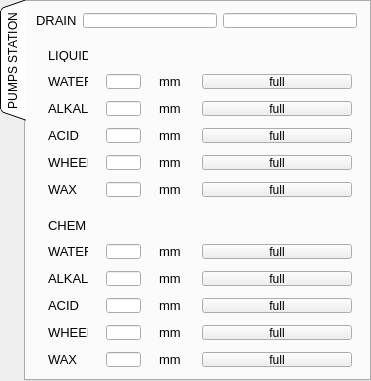
   <widget class="QTabWidget" name="tab_pumps_station">
    <property name="geometry">
     <rect>
      <x>10</x>
      <y>220</y>
      <width>371</width>
      <height>381</height>
     </rect>
    </property>
    <property name="tabPosition">
     <enum>QTabWidget::West</enum>
    </property>
    <property name="tabShape">
     <enum>QTabWidget::Triangular</enum>
    </property>
    <property name="currentIndex">
     <number>0</number>
    </property>
    <property name="elideMode">
     <enum>Qt::ElideLeft</enum>
    </property>
    <widget class="QWidget" name="device_3">
     <attribute name="title">
      <string>PUMPS STATION</string>
     </attribute>
     <widget class="QWidget" name="gridLayoutWidget">
      <property name="geometry">
       <rect>
        <x>10</x>
        <y>10</y>
        <width>321</width>
        <height>17</height>
       </rect>
      </property>
      <layout class="QGridLayout" name="gridLayout">
       <item row="0" column="1">
        <widget class="QLineEdit" name="ui_drain_data1">
         <property name="maximumSize">
          <size>
           <width>16777215</width>
           <height>15</height>
          </size>
         </property>
         <property name="font">
          <font>
           <pointsize>9</pointsize>
          </font>
         </property>
        </widget>
       </item>
       <item row="0" column="0">
        <widget class="QLabel" name="DRAIN">
         <property name="minimumSize">
          <size>
           <width>0</width>
           <height>14</height>
          </size>
         </property>
         <property name="maximumSize">
          <size>
           <width>16777215</width>
           <height>14</height>
          </size>
         </property>
         <property name="font">
          <font>
           <pointsize>10</pointsize>
           <weight>50</weight>
           <bold>false</bold>
          </font>
         </property>
         <property name="text">
          <string>DRAIN</string>
         </property>
         <property name="alignment">
          <set>Qt::AlignLeading|Qt::AlignLeft|Qt::AlignVCenter</set>
         </property>
        </widget>
       </item>
       <item row="0" column="2">
        <widget class="QLineEdit" name="ui_drain_data2">
         <property name="maximumSize">
          <size>
           <width>16777215</width>
           <height>15</height>
          </size>
         </property>
         <property name="font">
          <font>
           <pointsize>9</pointsize>
          </font>
         </property>
        </widget>
       </item>
      </layout>
     </widget>
     <widget class="QWidget" name="gridLayoutWidget_3">
      <property name="geometry">
       <rect>
        <x>10</x>
        <y>40</y>
        <width>331</width>
        <height>165</height>
       </rect>
      </property>
      <layout class="QGridLayout" name="gridLayout_3">
       <item row="3" column="0">
        <widget class="QLabel" name="label_acid_data1">
         <property name="minimumSize">
          <size>
           <width>0</width>
           <height>14</height>
          </size>
         </property>
         <property name="maximumSize">
          <size>
           <width>40</width>
           <height>14</height>
          </size>
         </property>
         <property name="font">
          <font>
           <pointsize>10</pointsize>
           <weight>50</weight>
           <bold>false</bold>
          </font>
         </property>
         <property name="text">
          <string>ACID</string>
         </property>
         <property name="alignment">
          <set>Qt::AlignLeading|Qt::AlignLeft|Qt::AlignVCenter</set>
         </property>
        </widget>
       </item>
       <item row="1" column="1">
        <widget class="QLineEdit" name="ui_water_data1">
         <property name="maximumSize">
          <size>
           <width>35</width>
           <height>15</height>
          </size>
         </property>
         <property name="font">
          <font>
           <pointsize>9</pointsize>
          </font>
         </property>
        </widget>
       </item>
       <item row="3" column="2">
        <widget class="QLabel" name="DRAIN_8">
         <property name="minimumSize">
          <size>
           <width>0</width>
           <height>14</height>
          </size>
         </property>
         <property name="maximumSize">
          <size>
           <width>25</width>
           <height>14</height>
          </size>
         </property>
         <property name="font">
          <font>
           <pointsize>10</pointsize>
           <weight>50</weight>
           <bold>false</bold>
          </font>
         </property>
         <property name="text">
          <string>mm</string>
         </property>
         <property name="alignment">
          <set>Qt::AlignLeading|Qt::AlignLeft|Qt::AlignVCenter</set>
         </property>
        </widget>
       </item>
       <item row="4" column="3">
        <widget class="QToolButton" name="led_wheel1">
         <property name="maximumSize">
          <size>
           <width>150</width>
           <height>15</height>
          </size>
         </property>
         <property name="font">
          <font>
           <pointsize>9</pointsize>
          </font>
         </property>
         <property name="text">
          <string>full</string>
         </property>
        </widget>
       </item>
       <item row="4" column="2">
        <widget class="QLabel" name="DRAIN_10">
         <property name="minimumSize">
          <size>
           <width>0</width>
           <height>14</height>
          </size>
         </property>
         <property name="maximumSize">
          <size>
           <width>25</width>
           <height>14</height>
          </size>
         </property>
         <property name="font">
          <font>
           <pointsize>10</pointsize>
           <weight>50</weight>
           <bold>false</bold>
          </font>
         </property>
         <property name="text">
          <string>mm</string>
         </property>
         <property name="alignment">
          <set>Qt::AlignLeading|Qt::AlignLeft|Qt::AlignVCenter</set>
         </property>
        </widget>
       </item>
       <item row="2" column="1">
        <widget class="QLineEdit" name="ui_alkali_data1">
         <property name="maximumSize">
          <size>
           <width>35</width>
           <height>15</height>
          </size>
         </property>
         <property name="font">
          <font>
           <pointsize>9</pointsize>
          </font>
         </property>
        </widget>
       </item>
       <item row="2" column="3">
        <widget class="QToolButton" name="led_alkali1">
         <property name="maximumSize">
          <size>
           <width>150</width>
           <height>15</height>
          </size>
         </property>
         <property name="font">
          <font>
           <pointsize>9</pointsize>
          </font>
         </property>
         <property name="text">
          <string>full</string>
         </property>
        </widget>
       </item>
       <item row="5" column="1">
        <widget class="QLineEdit" name="ui_wax_data1">
         <property name="maximumSize">
          <size>
           <width>35</width>
           <height>15</height>
          </size>
         </property>
         <property name="font">
          <font>
           <pointsize>9</pointsize>
          </font>
         </property>
        </widget>
       </item>
       <item row="4" column="1">
        <widget class="QLineEdit" name="ui_wheel_data1">
         <property name="maximumSize">
          <size>
           <width>35</width>
           <height>15</height>
          </size>
         </property>
         <property name="font">
          <font>
           <pointsize>9</pointsize>
          </font>
         </property>
        </widget>
       </item>
       <item row="3" column="1">
        <widget class="QLineEdit" name="ui_acid_data1">
         <property name="maximumSize">
          <size>
           <width>35</width>
           <height>15</height>
          </size>
         </property>
         <property name="font">
          <font>
           <pointsize>9</pointsize>
          </font>
         </property>
        </widget>
       </item>
       <item row="2" column="2">
        <widget class="QLabel" name="DRAIN_6">
         <property name="minimumSize">
          <size>
           <width>0</width>
           <height>14</height>
          </size>
         </property>
         <property name="maximumSize">
          <size>
           <width>25</width>
           <height>14</height>
          </size>
         </property>
         <property name="font">
          <font>
           <pointsize>10</pointsize>
           <weight>50</weight>
           <bold>false</bold>
          </font>
         </property>
         <property name="text">
          <string>mm</string>
         </property>
         <property name="alignment">
          <set>Qt::AlignLeading|Qt::AlignLeft|Qt::AlignVCenter</set>
         </property>
        </widget>
       </item>
       <item row="3" column="3">
        <widget class="QToolButton" name="led_acid1">
         <property name="maximumSize">
          <size>
           <width>150</width>
           <height>15</height>
          </size>
         </property>
         <property name="font">
          <font>
           <pointsize>9</pointsize>
          </font>
         </property>
         <property name="text">
          <string>full</string>
         </property>
        </widget>
       </item>
       <item row="5" column="0">
        <widget class="QLabel" name="label_wax_data1">
         <property name="minimumSize">
          <size>
           <width>0</width>
           <height>14</height>
          </size>
         </property>
         <property name="maximumSize">
          <size>
           <width>40</width>
           <height>14</height>
          </size>
         </property>
         <property name="font">
          <font>
           <pointsize>10</pointsize>
           <weight>50</weight>
           <bold>false</bold>
          </font>
         </property>
         <property name="text">
          <string>WAX</string>
         </property>
         <property name="alignment">
          <set>Qt::AlignLeading|Qt::AlignLeft|Qt::AlignVCenter</set>
         </property>
        </widget>
       </item>
       <item row="1" column="3">
        <widget class="QToolButton" name="led_water1">
         <property name="maximumSize">
          <size>
           <width>150</width>
           <height>15</height>
          </size>
         </property>
         <property name="font">
          <font>
           <pointsize>9</pointsize>
          </font>
         </property>
         <property name="text">
          <string>full</string>
         </property>
        </widget>
       </item>
       <item row="5" column="2">
        <widget class="QLabel" name="DRAIN_12">
         <property name="minimumSize">
          <size>
           <width>0</width>
           <height>14</height>
          </size>
         </property>
         <property name="maximumSize">
          <size>
           <width>25</width>
           <height>14</height>
          </size>
         </property>
         <property name="font">
          <font>
           <pointsize>10</pointsize>
           <weight>50</weight>
           <bold>false</bold>
          </font>
         </property>
         <property name="text">
          <string>mm</string>
         </property>
         <property name="alignment">
          <set>Qt::AlignLeading|Qt::AlignLeft|Qt::AlignVCenter</set>
         </property>
        </widget>
       </item>
       <item row="4" column="0">
        <widget class="QLabel" name="label_wheel_data1">
         <property name="minimumSize">
          <size>
           <width>0</width>
           <height>14</height>
          </size>
         </property>
         <property name="maximumSize">
          <size>
           <width>40</width>
           <height>14</height>
          </size>
         </property>
         <property name="font">
          <font>
           <pointsize>10</pointsize>
           <weight>50</weight>
           <bold>false</bold>
          </font>
         </property>
         <property name="text">
          <string>WHEEL</string>
         </property>
         <property name="alignment">
          <set>Qt::AlignLeading|Qt::AlignLeft|Qt::AlignVCenter</set>
         </property>
        </widget>
       </item>
       <item row="2" column="0">
        <widget class="QLabel" name="label_alkali_data1">
         <property name="minimumSize">
          <size>
           <width>0</width>
           <height>14</height>
          </size>
         </property>
         <property name="maximumSize">
          <size>
           <width>40</width>
           <height>14</height>
          </size>
         </property>
         <property name="font">
          <font>
           <pointsize>10</pointsize>
           <weight>50</weight>
           <bold>false</bold>
          </font>
         </property>
         <property name="text">
          <string>ALKALI</string>
         </property>
         <property name="alignment">
          <set>Qt::AlignLeading|Qt::AlignLeft|Qt::AlignVCenter</set>
         </property>
        </widget>
       </item>
       <item row="5" column="3">
        <widget class="QToolButton" name="led_wax1">
         <property name="maximumSize">
          <size>
           <width>150</width>
           <height>15</height>
          </size>
         </property>
         <property name="font">
          <font>
           <pointsize>9</pointsize>
          </font>
         </property>
         <property name="text">
          <string>full</string>
         </property>
        </widget>
       </item>
       <item row="1" column="2">
        <widget class="QLabel" name="DRAIN_4">
         <property name="minimumSize">
          <size>
           <width>0</width>
           <height>14</height>
          </size>
         </property>
         <property name="maximumSize">
          <size>
           <width>25</width>
           <height>14</height>
          </size>
         </property>
         <property name="font">
          <font>
           <pointsize>10</pointsize>
           <weight>50</weight>
           <bold>false</bold>
          </font>
         </property>
         <property name="text">
          <string>mm</string>
         </property>
         <property name="alignment">
          <set>Qt::AlignLeading|Qt::AlignLeft|Qt::AlignVCenter</set>
         </property>
        </widget>
       </item>
       <item row="1" column="0">
        <widget class="QLabel" name="label_water_data1">
         <property name="minimumSize">
          <size>
           <width>0</width>
           <height>14</height>
          </size>
         </property>
         <property name="maximumSize">
          <size>
           <width>40</width>
           <height>14</height>
          </size>
         </property>
         <property name="font">
          <font>
           <pointsize>10</pointsize>
           <weight>50</weight>
           <bold>false</bold>
          </font>
         </property>
         <property name="text">
          <string>WATER</string>
         </property>
         <property name="alignment">
          <set>Qt::AlignLeading|Qt::AlignLeft|Qt::AlignVCenter</set>
         </property>
        </widget>
       </item>
       <item row="0" column="0">
        <widget class="QLabel" name="label_liquId_bot1">
         <property name="minimumSize">
          <size>
           <width>0</width>
           <height>14</height>
          </size>
         </property>
         <property name="maximumSize">
          <size>
           <width>40</width>
           <height>14</height>
          </size>
         </property>
         <property name="font">
          <font>
           <pointsize>10</pointsize>
           <weight>50</weight>
           <bold>false</bold>
          </font>
         </property>
         <property name="text">
          <string>LIQUID</string>
         </property>
         <property name="alignment">
          <set>Qt::AlignLeading|Qt::AlignLeft|Qt::AlignVCenter</set>
         </property>
        </widget>
       </item>
      </layout>
     </widget>
     <widget class="QWidget" name="gridLayoutWidget_6">
      <property name="geometry">
       <rect>
        <x>10</x>
        <y>210</y>
        <width>331</width>
        <height>165</height>
       </rect>
      </property>
      <layout class="QGridLayout" name="gridLayout_6">
       <item row="3" column="0">
        <widget class="QLabel" name="label_acid_data2">
         <property name="minimumSize">
          <size>
           <width>0</width>
           <height>14</height>
          </size>
         </property>
         <property name="maximumSize">
          <size>
           <width>40</width>
           <height>14</height>
          </size>
         </property>
         <property name="font">
          <font>
           <pointsize>10</pointsize>
           <weight>50</weight>
           <bold>false</bold>
          </font>
         </property>
         <property name="text">
          <string>ACID</string>
         </property>
         <property name="alignment">
          <set>Qt::AlignLeading|Qt::AlignLeft|Qt::AlignVCenter</set>
         </property>
        </widget>
       </item>
       <item row="1" column="1">
        <widget class="QLineEdit" name="ui_water_data2">
         <property name="maximumSize">
          <size>
           <width>35</width>
           <height>15</height>
          </size>
         </property>
         <property name="font">
          <font>
           <pointsize>9</pointsize>
          </font>
         </property>
        </widget>
       </item>
       <item row="3" column="2">
        <widget class="QLabel" name="DRAIN_9">
         <property name="minimumSize">
          <size>
           <width>0</width>
           <height>14</height>
          </size>
         </property>
         <property name="maximumSize">
          <size>
           <width>25</width>
           <height>14</height>
          </size>
         </property>
         <property name="font">
          <font>
           <pointsize>10</pointsize>
           <weight>50</weight>
           <bold>false</bold>
          </font>
         </property>
         <property name="text">
          <string>mm</string>
         </property>
         <property name="alignment">
          <set>Qt::AlignLeading|Qt::AlignLeft|Qt::AlignVCenter</set>
         </property>
        </widget>
       </item>
       <item row="4" column="3">
        <widget class="QToolButton" name="led_wheel2">
         <property name="maximumSize">
          <size>
           <width>150</width>
           <height>15</height>
          </size>
         </property>
         <property name="font">
          <font>
           <pointsize>9</pointsize>
          </font>
         </property>
         <property name="text">
          <string>full</string>
         </property>
        </widget>
       </item>
       <item row="4" column="2">
        <widget class="QLabel" name="DRAIN_11">
         <property name="minimumSize">
          <size>
           <width>0</width>
           <height>14</height>
          </size>
         </property>
         <property name="maximumSize">
          <size>
           <width>25</width>
           <height>14</height>
          </size>
         </property>
         <property name="font">
          <font>
           <pointsize>10</pointsize>
           <weight>50</weight>
           <bold>false</bold>
          </font>
         </property>
         <property name="text">
          <string>mm</string>
         </property>
         <property name="alignment">
          <set>Qt::AlignLeading|Qt::AlignLeft|Qt::AlignVCenter</set>
         </property>
        </widget>
       </item>
       <item row="2" column="1">
        <widget class="QLineEdit" name="ui_alkali_data2">
         <property name="maximumSize">
          <size>
           <width>35</width>
           <height>15</height>
          </size>
         </property>
         <property name="font">
          <font>
           <pointsize>9</pointsize>
          </font>
         </property>
        </widget>
       </item>
       <item row="2" column="3">
        <widget class="QToolButton" name="led_alkali2">
         <property name="maximumSize">
          <size>
           <width>150</width>
           <height>15</height>
          </size>
         </property>
         <property name="font">
          <font>
           <pointsize>9</pointsize>
          </font>
         </property>
         <property name="text">
          <string>full</string>
         </property>
        </widget>
       </item>
       <item row="0" column="0">
        <widget class="QLabel" name="label_liquId_bot2">
         <property name="minimumSize">
          <size>
           <width>0</width>
           <height>14</height>
          </size>
         </property>
         <property name="maximumSize">
          <size>
           <width>40</width>
           <height>14</height>
          </size>
         </property>
         <property name="font">
          <font>
           <pointsize>10</pointsize>
           <weight>50</weight>
           <bold>false</bold>
          </font>
         </property>
         <property name="text">
          <string>CHEM</string>
         </property>
         <property name="alignment">
          <set>Qt::AlignLeading|Qt::AlignLeft|Qt::AlignVCenter</set>
         </property>
        </widget>
       </item>
       <item row="5" column="1">
        <widget class="QLineEdit" name="ui_wax_data2">
         <property name="maximumSize">
          <size>
           <width>35</width>
           <height>15</height>
          </size>
         </property>
         <property name="font">
          <font>
           <pointsize>9</pointsize>
          </font>
         </property>
        </widget>
       </item>
       <item row="4" column="1">
        <widget class="QLineEdit" name="ui_wheel_data2">
         <property name="maximumSize">
          <size>
           <width>35</width>
           <height>15</height>
          </size>
         </property>
         <property name="font">
          <font>
           <pointsize>9</pointsize>
          </font>
         </property>
        </widget>
       </item>
       <item row="3" column="1">
        <widget class="QLineEdit" name="ui_acid_data2">
         <property name="maximumSize">
          <size>
           <width>35</width>
           <height>15</height>
          </size>
         </property>
         <property name="font">
          <font>
           <pointsize>9</pointsize>
          </font>
         </property>
        </widget>
       </item>
       <item row="2" column="2">
        <widget class="QLabel" name="DRAIN_7">
         <property name="minimumSize">
          <size>
           <width>0</width>
           <height>14</height>
          </size>
         </property>
         <property name="maximumSize">
          <size>
           <width>25</width>
           <height>14</height>
          </size>
         </property>
         <property name="font">
          <font>
           <pointsize>10</pointsize>
           <weight>50</weight>
           <bold>false</bold>
          </font>
         </property>
         <property name="text">
          <string>mm</string>
         </property>
         <property name="alignment">
          <set>Qt::AlignLeading|Qt::AlignLeft|Qt::AlignVCenter</set>
         </property>
        </widget>
       </item>
       <item row="3" column="3">
        <widget class="QToolButton" name="led_acid2">
         <property name="maximumSize">
          <size>
           <width>150</width>
           <height>15</height>
          </size>
         </property>
         <property name="font">
          <font>
           <pointsize>9</pointsize>
          </font>
         </property>
         <property name="text">
          <string>full</string>
         </property>
        </widget>
       </item>
       <item row="5" column="0">
        <widget class="QLabel" name="label_wax_data2">
         <property name="minimumSize">
          <size>
           <width>0</width>
           <height>14</height>
          </size>
         </property>
         <property name="maximumSize">
          <size>
           <width>40</width>
           <height>14</height>
          </size>
         </property>
         <property name="font">
          <font>
           <pointsize>10</pointsize>
           <weight>50</weight>
           <bold>false</bold>
          </font>
         </property>
         <property name="text">
          <string>WAX</string>
         </property>
         <property name="alignment">
          <set>Qt::AlignLeading|Qt::AlignLeft|Qt::AlignVCenter</set>
         </property>
        </widget>
       </item>
       <item row="1" column="3">
        <widget class="QToolButton" name="led_water2">
         <property name="maximumSize">
          <size>
           <width>150</width>
           <height>15</height>
          </size>
         </property>
         <property name="font">
          <font>
           <pointsize>9</pointsize>
          </font>
         </property>
         <property name="text">
          <string>full</string>
         </property>
        </widget>
       </item>
       <item row="5" column="2">
        <widget class="QLabel" name="DRAIN_13">
         <property name="minimumSize">
          <size>
           <width>0</width>
           <height>14</height>
          </size>
         </property>
         <property name="maximumSize">
          <size>
           <width>25</width>
           <height>14</height>
          </size>
         </property>
         <property name="font">
          <font>
           <pointsize>10</pointsize>
           <weight>50</weight>
           <bold>false</bold>
          </font>
         </property>
         <property name="text">
          <string>mm</string>
         </property>
         <property name="alignment">
          <set>Qt::AlignLeading|Qt::AlignLeft|Qt::AlignVCenter</set>
         </property>
        </widget>
       </item>
       <item row="4" column="0">
        <widget class="QLabel" name="label_wheel_data2">
         <property name="minimumSize">
          <size>
           <width>0</width>
           <height>14</height>
          </size>
         </property>
         <property name="maximumSize">
          <size>
           <width>40</width>
           <height>14</height>
          </size>
         </property>
         <property name="font">
          <font>
           <pointsize>10</pointsize>
           <weight>50</weight>
           <bold>false</bold>
          </font>
         </property>
         <property name="text">
          <string>WHEEL</string>
         </property>
         <property name="alignment">
          <set>Qt::AlignLeading|Qt::AlignLeft|Qt::AlignVCenter</set>
         </property>
        </widget>
       </item>
       <item row="2" column="0">
        <widget class="QLabel" name="label_alkali_data2">
         <property name="minimumSize">
          <size>
           <width>0</width>
           <height>14</height>
          </size>
         </property>
         <property name="maximumSize">
          <size>
           <width>40</width>
           <height>14</height>
          </size>
         </property>
         <property name="font">
          <font>
           <pointsize>10</pointsize>
           <weight>50</weight>
           <bold>false</bold>
          </font>
         </property>
         <property name="text">
          <string>ALKALI</string>
         </property>
         <property name="alignment">
          <set>Qt::AlignLeading|Qt::AlignLeft|Qt::AlignVCenter</set>
         </property>
        </widget>
       </item>
       <item row="1" column="2">
        <widget class="QLabel" name="DRAIN_5">
         <property name="minimumSize">
          <size>
           <width>0</width>
           <height>14</height>
          </size>
         </property>
         <property name="maximumSize">
          <size>
           <width>25</width>
           <height>14</height>
          </size>
         </property>
         <property name="font">
          <font>
           <pointsize>10</pointsize>
           <weight>50</weight>
           <bold>false</bold>
          </font>
         </property>
         <property name="text">
          <string>mm</string>
         </property>
         <property name="alignment">
          <set>Qt::AlignLeading|Qt::AlignLeft|Qt::AlignVCenter</set>
         </property>
        </widget>
       </item>
       <item row="1" column="0">
        <widget class="QLabel" name="label_water_data2">
         <property name="minimumSize">
          <size>
           <width>0</width>
           <height>14</height>
          </size>
         </property>
         <property name="maximumSize">
          <size>
           <width>40</width>
           <height>14</height>
          </size>
         </property>
         <property name="font">
          <font>
           <pointsize>10</pointsize>
           <weight>50</weight>
           <bold>false</bold>
          </font>
         </property>
         <property name="text">
          <string>WATER</string>
         </property>
         <property name="alignment">
          <set>Qt::AlignLeading|Qt::AlignLeft|Qt::AlignVCenter</set>
         </property>
        </widget>
       </item>
       <item row="5" column="3">
        <widget class="QToolButton" name="led_wax2">
         <property name="maximumSize">
          <size>
           <width>150</width>
           <height>15</height>
          </size>
         </property>
         <property name="font">
          <font>
           <pointsize>9</pointsize>
          </font>
         </property>
         <property name="text">
          <string>full</string>
         </property>
        </widget>
       </item>
      </layout>
     </widget>
    </widget>
   </widget>
